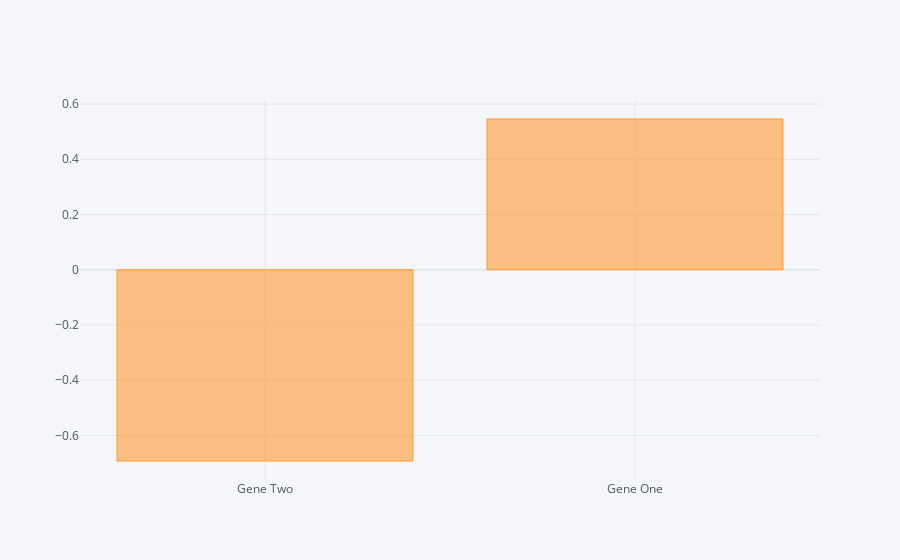

Notebook code for this chart:
### Code cell
df.corr()['Cancer Present'][:-1].sort_values().iplot(kind='bar')

### Figure 1 — Plotly figure (JSON) as saved in the notebook; plotly's stock layout.template omitted (floating-point values rounded to 4 significant figures)
{"data": [{"marker": {"color": "rgba(255, 153, 51, 0.6)", "line": {"color": "rgba(255, 153, 51, 1.0)", "width": 1}}, "name": "Cancer Present", "orientation": "v", "text": "", "type": "bar", "x": ["Gene Two", "Gene One"], "y": [-0.6924, 0.5459]}], "layout": {"legend": {"bgcolor": "#F5F6F9", "font": {"color": "#4D5663"}}, "paper_bgcolor": "#F5F6F9", "plot_bgcolor": "#F5F6F9", "title": {"font": {"color": "#4D5663"}}, "xaxis": {"gridcolor": "#E1E5ED", "showgrid": true, "tickfont": {"color": "#4D5663"}, "title": {"font": {"color": "#4D5663"}, "text": ""}, "zerolinecolor": "#E1E5ED"}, "yaxis": {"gridcolor": "#E1E5ED", "showgrid": true, "tickfont": {"color": "#4D5663"}, "title": {"font": {"color": "#4D5663"}, "text": ""}, "zerolinecolor": "#E1E5ED"}}}
